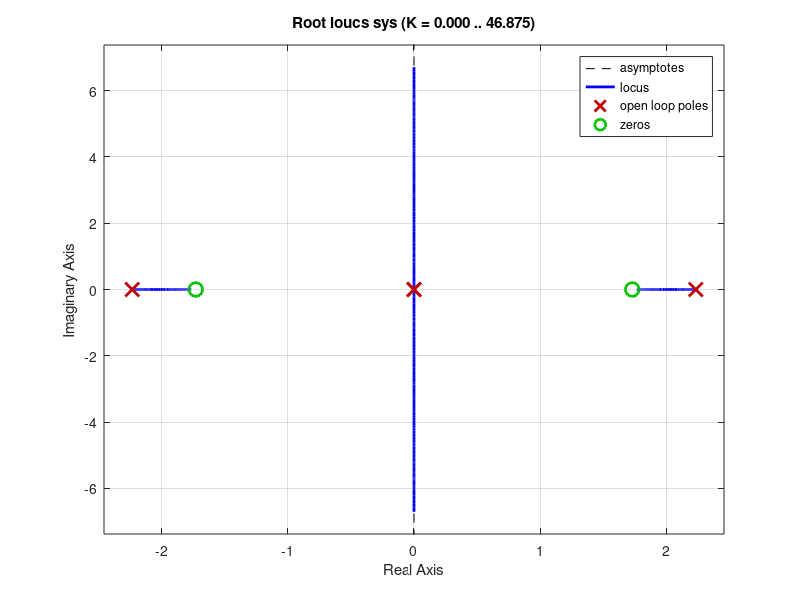

MATLAB code to generate this figure:
clearvars;
close all;
clc;

A=[0 1 0 0; 0 0 -1 0; 0 0 0 1; 0 0 5 0];
B=[0; 1; 0; -2];
C=[1 0 0 0];

D=0;

sys=ss(A,B,C,D);

rlocus(sys)

p=[-1.5+1i*0.5 -1.5-1i*0.5 -1+1i*1 -1-1i*1];

K=place(A,B,p)

